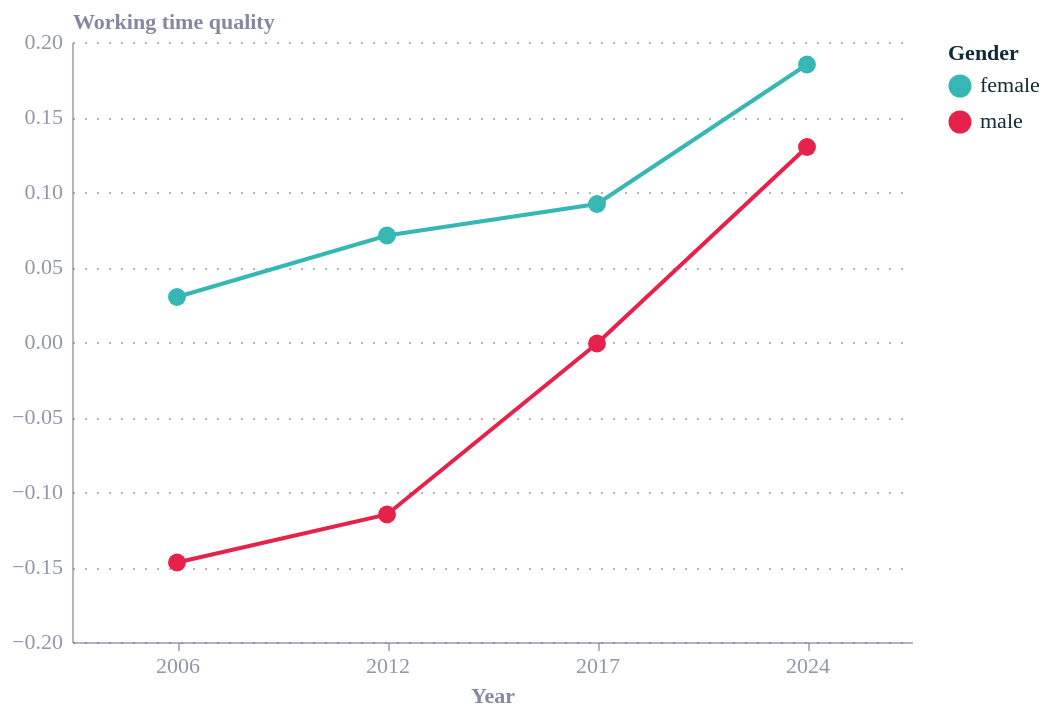

Vega-Lite specification stored for this chart:
### Vega-Lite specification from a JSON file in a GitHub repository (floating-point values rounded to 4 significant figures)
{"config": {"font": "Circular Std", "text": {"color": "#676A86", "align": "left", "baseline": "middle", "dx": 7, "dy": 0, "fontSize": 11}, "view": {"stroke": null, "continuousWidth": 400, "continuousHeight": 300, "discreteWidth": 400, "discreteHeight": 300}, "range": {"category": ["#36B7B4", "#E6224B", "#F4C245", "#0063AF", "#00A767", "#179FDB", "#EB5C2E"], "diverging": ["#E6224B", "#E54753", "#C9C9C9", "#179FDB", "#122B39"], "heatmap": ["#C9C9C9", "#179FDB", "#0063AF", "#122B39"], "ordinal": ["#00A767", "#36B7B4", "#179FDB", "#0063AF", "#243B5A"]}, "bar": {"color": "#179fdb"}, "line": {"color": "#e6224b"}, "rule": {"color": "#676A86"}, "area": {"opacity": 0.3}, "point": {"filled": true, "size": 80, "color": "#e6224b", "opacity": 0.95}, "geoshape": {"stroke": "white", "strokeWidth": 0.3}, "rect": {"fill": "#d6d4d4", "opacity": 0.3}, "axis": {"labelColor": "#676A86", "labelFontSize": 11, "labelFont": "Circular Std", "labelOpacity": 0.7, "tickColor": "#676A86", "tickOpacity": 0.5, "domainColor": "#676A86", "domainOpacity": 0.5, "gridColor": "#676A86", "gridDash": [2, 2], "gridOpacity": 0.5, "title": null, "titleColor": "#676A86", "titleOpacity": 0.8, "tickSize": 4}, "axisXDiscrete": {"grid": false, "labelAngle": 0, "tickCount": 10, "tickOpacity": 0.5, "title": null}, "axisYDiscrete": {"ticks": false, "labelPadding": 5}, "axisXTemporal": {"grid": false, "ticks": true}, "axisXQuantitative": {"grid": true}, "axisYQuantitative": {"gridColor": "#676A86", "gridDash": [1, 5], "gridOpacity": 0.5, "ticks": false, "labelPadding": 5, "tickCount": 8, "titleAngle": 0, "titleAlign": "left", "titleBaseline": "bottom", "titleX": 0, "titleY": -5}, "title": {"color": "#676A86E6", "subtitleColor": "#676A86", "font": "Circular Std", "subtitleFont": "Circular Std", "anchor": "start", "fontSize": 14, "subtitleFontSize": 12, "subtitlePadding": 4, "offset": 0, "frame": "group"}, "legend": {"titleColor": "#122b39", "title": null, "labelColor": "#122b39", "labelFontSize": 11}}, "data": {"name": "data-5e17500da7a3ed6ec69041de2acdaa7b"}, "mark": {"type": "line", "point": true}, "encoding": {"color": {"field": "gender", "title": "Gender", "type": "nominal"}, "tooltip": [{"field": "year", "type": "quantitative"}, {"field": "gender", "type": "nominal"}, {"field": "value", "type": "quantitative"}], "x": {"field": "year", "title": "Year", "type": "ordinal"}, "y": {"field": "value", "scale": {"domain": [-0.2, 0.2]}, "title": "Working time quality", "type": "quantitative"}}, "height": 300, "width": 420, "$schema": "https://vega.github.io/schema/vega-lite/v6.4.1.json", "datasets": {"data-5e17500da7a3ed6ec69041de2acdaa7b": [{"year": 2006, "value": -0.147, "gender": "male"}, {"year": 2012, "value": -0.115, "gender": "male"}, {"year": 2017, "value": -0.001, "gender": "male"}, {"year": 2024, "value": 0.13, "gender": "male"}, {"year": 2006, "value": 0.03, "gender": "female"}, {"year": 2012, "value": 0.071, "gender": "female"}, {"year": 2017, "value": 0.092, "gender": "female"}, {"year": 2024, "value": 0.185, "gender": "female"}]}}
